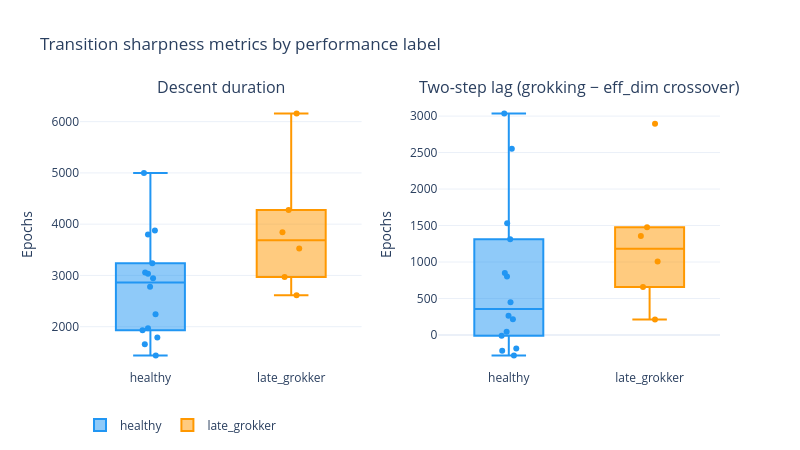

The notebook cell saved with this chart:
### Markdown cell above
## Sharpness distributions by label

Box plots of `descent_duration` and `two_step_lag` grouped by performance label.
Models that never grokked are excluded (no duration defined).

### Code cell
df_with_dur = df[df["descent_duration"].notna()].copy()

fig = make_subplots(
    rows=1, cols=2,
    subplot_titles=["Descent duration", "Two-step lag (grokking − eff_dim crossover)"],
    horizontal_spacing=0.12,
)

label_order = ["healthy", "late_grokker", "degraded", "no_second_descent"]
present_labels = [l for l in label_order if l in df_with_dur["label"].values]

for col_idx, metric in enumerate(["descent_duration", "two_step_lag"], start=1):
    sub = df_with_dur[df_with_dur[metric].notna()]
    for lbl in present_labels:
        vals = sub[sub["label"] == lbl][metric].tolist()
        if not vals:
            continue
        color = _LABEL_COLORS.get(lbl, "#9E9E9E")
        fig.add_trace(
            go.Box(
                y=vals,
                name=lbl,
                marker_color=color,
                boxpoints="all",
                jitter=0.3,
                pointpos=0,
                showlegend=(col_idx == 1),
            ),
            row=1, col=col_idx,
        )

fig.update_yaxes(title_text="Epochs", row=1, col=1)
fig.update_yaxes(title_text="Epochs", row=1, col=2)
fig.update_layout(
    title="Transition sharpness metrics by performance label",
    template="plotly_white",
    height=450,
    width=800,
    legend=dict(orientation="h", y=-0.15),
)
fig.show()
fig.write_image(str(EXPORT_DIR / "sharpness_by_label.png"))

### Figure 1 — Plotly figure (JSON) as saved in the notebook; plotly's stock layout.template omitted (floating-point values rounded to 4 significant figures)
{"data": [{"boxpoints": "all", "jitter": 0.3, "marker": {"color": "#2196F3"}, "name": "healthy", "pointpos": 0, "showlegend": true, "type": "box", "xaxis": "x", "y": [3055, 4999, 1790, 2242, 3032, 1930, 1659, 3239, 1970, 1437, 2945, 3799, 3876, 2777], "yaxis": "y"}, {"boxpoints": "all", "jitter": 0.3, "marker": {"color": "#FF9800"}, "name": "late_grokker", "pointpos": 0, "showlegend": true, "type": "box", "xaxis": "x", "y": [2611, 3527, 6160, 3843, 2968, 4278], "yaxis": "y"}, {"boxpoints": "all", "jitter": 0.3, "marker": {"color": "#2196F3"}, "name": "healthy", "pointpos": 0, "showlegend": false, "type": "box", "xaxis": "x2", "y": [801, 3036, -11, 216, 449, -216, 43, 1312, -282, -187, 848, 2553, 1531, 262], "yaxis": "y2"}, {"boxpoints": "all", "jitter": 0.3, "marker": {"color": "#FF9800"}, "name": "late_grokker", "pointpos": 0, "showlegend": false, "type": "box", "xaxis": "x2", "y": [656, 1008, 2896, 1356, 213, 1477], "yaxis": "y2"}], "layout": {"annotations": [{"font": {"size": 16}, "showarrow": false, "text": "Descent duration", "x": 0.22, "xanchor": "center", "xref": "paper", "y": 1, "yanchor": "bottom", "yref": "paper"}, {"font": {"size": 16}, "showarrow": false, "text": "Two-step lag (grokking − eff_dim crossover)", "x": 0.78, "xanchor": "center", "xref": "paper", "y": 1, "yanchor": "bottom", "yref": "paper"}], "height": 450, "legend": {"orientation": "h", "y": -0.15}, "title": {"text": "Transition sharpness metrics by performance label"}, "width": 800, "xaxis": {"anchor": "y", "domain": [0, 0.44]}, "xaxis2": {"anchor": "y2", "domain": [0.56, 1]}, "yaxis": {"anchor": "x", "domain": [0, 1], "title": {"text": "Epochs"}}, "yaxis2": {"anchor": "x2", "domain": [0, 1], "title": {"text": "Epochs"}}}}
